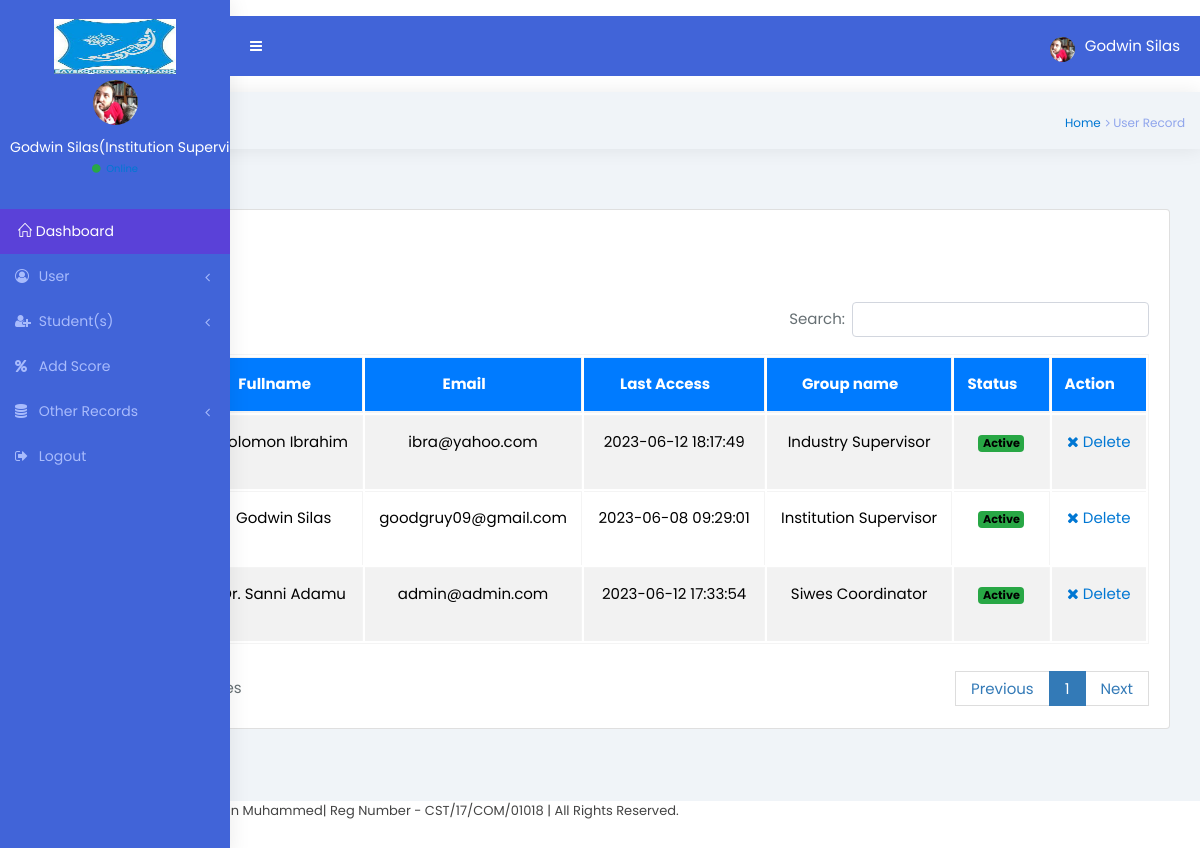
/Admin/user-record.php (signed in), run on the app's committed database.
### tables this page shows
CREATE TABLE `websiteinfo` (
  `ID` int(4) NOT NULL,
  `website_name` varchar(200) NOT NULL,
  `email` varchar(40) NOT NULL,
  `phone1` varchar(15) NOT NULL,
  `phone2` varchar(15) NOT NULL,
  `address` varchar(300) NOT NULL,
  `url` varchar(100) NOT NULL,
  `logo` varchar(300) NOT NULL,
  `favicon` varchar(400) NOT NULL,
  `SMS_username` varchar(44) NOT NULL,
  `SMS_password` varchar(44) NOT NULL
);

CREATE TABLE `users` (
  `ID` int(5) NOT NULL,
  `email` varchar(40) NOT NULL,
  `password` varchar(15) NOT NULL,
  `fullname` varchar(40) NOT NULL,
  `dept` varchar(50) NOT NULL,
  `lastaccess` varchar(35) NOT NULL,
  `last_ip` varchar(20) NOT NULL,
  `groupname` varchar(40) NOT NULL,
  `phone` varchar(12) NOT NULL,
  `status` varchar(10) NOT NULL,
  `photo` varchar(5000) NOT NULL
);

### Admin/header2.php (called while the page is built, shortened)
<?php
include('connect2.php');
$stmt = $dbh->query("SELECT * FROM websiteinfo");
$row_website = $stmt->fetch();
?>

### Admin/user-record.php (the view, shortened to what this page needs)
<?php
include 'header2.php';
?>
<!DOCTYPE html>
<html lang="en">
<head>
<link rel="stylesheet" href="dist/bootstrap/css/bootstrap.min.css">
<link rel="stylesheet" href="dist/css/style.css">
<link rel="stylesheet" href="dist/css/font-awesome/css/font-awesome.min.css">
<link rel="stylesheet" href="dist/css/et-line-font/et-line-font.css">
<link rel="stylesheet" href="dist/css/themify-icons/themify-icons.css">
<link rel="stylesheet" href="dist/css/simple-lineicon/simple-line-icons.css">
<link rel="stylesheet" href="dist/plugins/datatables/css/dataTables.bootstrap.min.css">
</head>
<body class="skin-blue sidebar-mini">
<div class="wrapper boxed-wrapper">
    <p>
      <?php include 'header.php'; ?>
      <?php include 'sidebar.php'; ?>
       </p>
  <div class="content-wrapper">
    <div class="content-header sty-one">
      <h1>User Record </h1>
      <ol class="breadcrumb">
        <li><a href="#">Home</a></li>
        <li><i class="fa fa-angle-right"></i> User Record </li>
      </ol>
    </div>
    <div class="content">
      <div class="card m-t-3">
      <div class="card-body">
      <h4 class="text-black">User Record </h4>
      <p>&nbsp;</p>
      <div class="table-responsive">
        <table id="example1" class="table table-bordered table-striped">
		  <thead class="bg-primary text-white">
            <tr>
			     <th ><div align="center"><span class="style1">#</span></div></th>
              <th><div align="center"><span class="style1">Photo</span></div></th>
              <th><div align="center"><span class="style1">Fullname</span></div></th>
			                <th><div align="center"><span class="style1">Email</span></div></th>
              <th><div align="center"><span class="style1">Last Access </span></div></th>
              <th><div align="center"><span class="style1">Group name </span></div></th>
              <th><div align="center"><span class="style1">Status</span></div></th>
              <th><div align="center"><span class="style1">Action</span></div></th>
            </tr>
          </thead>
          <tbody>
		  <?php
$data = $dbh->query("SELECT *  FROM users where groupname !='Super Admin' order by email DESC")->fetchAll();
$cnt=1;
foreach ($data as $row) {
?>
            <tr>
               <td><div align="center" class="style2"><?php echo $cnt;  ?></div></td>
                       <td><div align="center" class="style2"><span class="controls"><img src="<?php echo $row['photo'];?>"  width="50" height="43" border="2"/></span></div></td>
                        <td><div align="center" class="style2"><?php echo $row['fullname'];  ?></div></td>
                        <td class="center"><div align="center" class="style2"><?php echo $row['email'];  ?></div></td>
						<td><div align="center" class="style2"><?php echo $row['lastaccess'];  ?> </div></td>
                        <td><div align="center" class="style2"><?php echo $row['groupname'];  ?></div></td>
						 <td>
			               <div align="center" class="style2">
			                 <?php if($row['status']=="Inactive")
{ ?>
			                             <span class="badge  bg-danger"><?php echo $row['status'];  ?></span>
                             <?php } else {?>
			                            <span class="badge  bg-success"><?php echo $row['status'];  ?></span>
			                 <?php } ?>
                </div></td>
			   <td>
                                                <div align="center">
                                                    <?php if($row['status']=="Inactive")
{ ?>
                                                    <a href="Deactivate-activate-user.php?id=<?php echo $row['ID'];?>" onClick="return Activate('<?php echo $row['fullname']; ?>');"><i class="fa fa-check" title="Activate User Account"></i> </a>
                                                  <?php } else {?>
                                                   <a href="Deactivate-activate-user.php?did=<?php echo $row['ID'];?>" onClick="return Deactivate('<?php echo $row['fullname']; ?>');"><i class="fa fa-times" title="Deactivate User Account"></i> </a>
                                                  <?php } ?>
                                                                   <a href="delete-user.php?id=<?php echo $row['ID'];?>" onClick="return deldata('<?php echo $row['fullname']; ?>');">Delete </a>                                            </div></td>
			              </tr>
			                      <?php $cnt=$cnt+1;} ?>
        </table>
      </div>
      </div></div>
    </div>
  </div>
  <footer class="main-footer">
    <div class="pull-left hidden-xs"><?php include'footer.php';  ?>.</footer>
</div>
</body>
</html>

### Admin/header.php (shortened to what this page needs)
<?php include 'header2.php'; ?>
<?php
$email=$_SESSION['login_email'] ;
$stmt = $dbh->query("SELECT * FROM users where email='$email'");
$row_user = $stmt->fetch();
?>
<header class="main-header">
    <a href="index.php" class="logo blue-bg">
    <span class="logo-lg"><img src="<?php echo $row_website['logo'];   ?>" alt="" width="122" height="55"></span> </a>
    <nav class="navbar blue-bg navbar-static-top">
      <ul class="nav navbar-nav pull-left">
        <li><a class="sidebar-toggle" data-toggle="push-menu" href="#"></a> </li>
      </ul>
      <div class="navbar-custom-menu">
        <ul class="nav navbar-nav">
          <li class="dropdown user user-menu p-ph-res"> <a href="#" class="dropdown-toggle" data-toggle="dropdown"> <img src="<?php echo $row_user['photo'];   ?>" class="user-image" alt="User Image"> <span class="hidden-xs"><?php echo $row_user['fullname'];   ?></span> </a>
          </li>
        </ul>
      </div>
    </nav>
  </header>

### Admin/sidebar.php (shortened to what this page needs)
<?php
include 'header2.php';
?>
<aside class="main-sidebar">
    <div class="sidebar">
      <div class="user-panel">
        <div class="image text-center"><img src="<?php echo $row_user['photo'];   ?>" class="img-circle" alt="User Image"> </div>
        <div class="info">
          <p><?php echo $row_user['fullname'];   ?>(<?php echo $row_user['groupname'];   ?>)</p>
          <a href="#"><i class="fa fa-circle text-success"></i> Online</a> </div>
      </div>
      <ul class="sidebar-menu" data-widget="tree">
        <li class="header"></li>
        <li class="active"> <a href="index.php"> <i class="icon-home"></i> <span>Dashboard</span>  </a>
        </li>
		 <li class="treeview"> <a href="#"> <i class="fa fa-user-circle-o"></i> <span>User</span> <span class="pull-right-container"> <i class="fa fa-angle-left pull-right"></i> </span> </a>
        </li>
<li class="treeview"> <a href="#"> <i class="fa fa-user-plus"></i> <span>Student(s)</span> <span class="pull-right-container"> <i class="fa fa-angle-left pull-right"></i> </span> </a>
        </li>
        <?php if($_SESSION["login_groupname"]=='Institution Supervisor' ) { ?>
        <li>
	   <a href="add-score.php"> <i class="fa fa-percent"></i> <span>Add Score</span>  </a>
        </li>
        <?php  } ?>
       		 <li class="treeview"> <a href="#"> <i class="fa fa-database"></i> <span>Other Records</span> <span class="pull-right-container"> <i class="fa fa-angle-left pull-right"></i> </span> </a>
        </li>
		 <li> <a href="logout.php"> <i class="fa fa-sign-out"></i> <span>Logout</span>  </a>
      </ul>
    </div>
  </aside>

### Admin/footer.php (shortened to what this page needs)
Copyright © <?php echo date("Y"); ?> | Sanni Sulaimon Muhammed| Reg Number - CST/17/COM/01018 | All Rights Reserved.

### Admin/user-record.php (style rules this page uses)
.style2 { color: #000000 }

### data on the page
websiteinfo: logo (picture)
users: photo (picture), fullname "Godwin Silas", groupname "Institution…", email "goodgruy09@gmail.com", lastaccess "2023-06-08 09:29:01", groupname "Institution Supervisor", status "Active"
users: fullname "Solomon Ibrahim", email "ibra@yahoo.com", lastaccess "2023-06-12 18:17:49", groupname "Industry Supervisor", status "Active"
users: fullname "Dr. Sanni Adamu", email "admin@admin.com", lastaccess "2023-06-12 17:33:54", groupname "Siwes Coordinator", status "Active"
